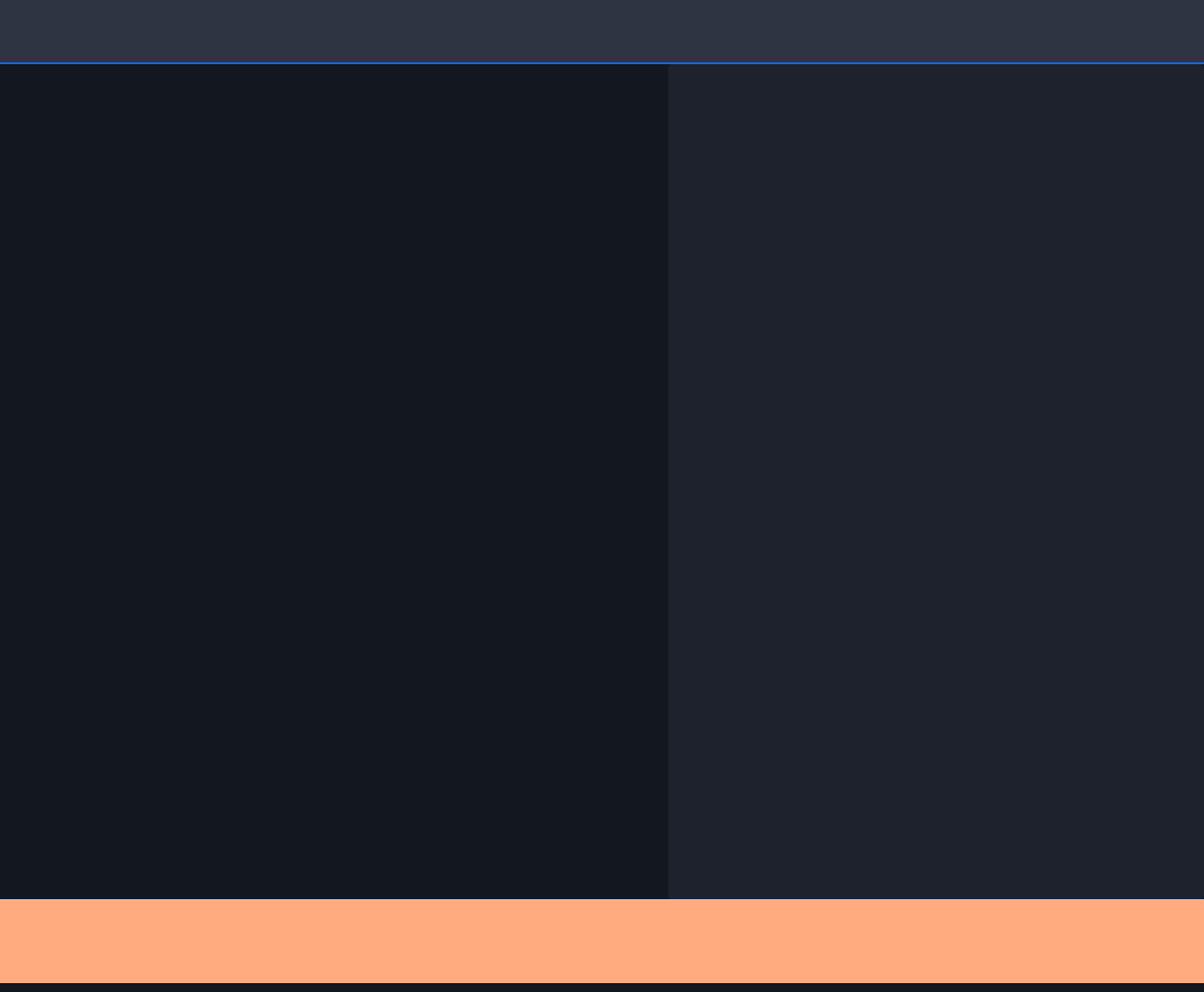
<?xml version="1.0" encoding="UTF-8"?>
<ui version="4.0">
 <class>MainWindow</class>
 <widget class="QMainWindow" name="MainWindow">
  <property name="geometry">
   <rect>
    <x>0</x>
    <y>0</y>
    <width>1218</width>
    <height>1004</height>
   </rect>
  </property>
  <property name="minimumSize">
   <size>
    <width>0</width>
    <height>0</height>
   </size>
  </property>
  <property name="maximumSize">
   <size>
    <width>16777215</width>
    <height>16777215</height>
   </size>
  </property>
  <property name="windowTitle">
   <string>MainWindow</string>
  </property>
  <property name="styleSheet">
   <string notr="true">#MainWindow,#centerwidget,#widget_main
{
background:#131720;
}
#stackedWidget_control_right
{
background: #1E222D;
border-radius: 4px;
}
#label_appName{
font-size: 22px;
font-family: Microsoft YaHei;
font-weight: bold;
color: #E0E0E1;
line-height: 45px;
}
#label_logo
{

}
#widget_topbar
{
background: #2F3443;
border-bottom:2px solid #1269D3;
}</string>
  </property>
  <widget class="QWidget" name="centralwidget">
   <property name="autoFillBackground">
    <bool>false</bool>
   </property>
   <property name="styleSheet">
    <string notr="true">#centralwidget
{
background: #131720;
}</string>
   </property>
   <layout class="QVBoxLayout" name="verticalLayout_2" stretch="0,10,1">
    <property name="spacing">
     <number>0</number>
    </property>
    <property name="leftMargin">
     <number>0</number>
    </property>
    <property name="topMargin">
     <number>0</number>
    </property>
    <property name="rightMargin">
     <number>0</number>
    </property>
    <property name="bottomMargin">
     <number>9</number>
    </property>
    <item>
     <widget class="QWidget" name="widget_topbar" native="true">
      <layout class="QHBoxLayout" name="horizontalLayout_2" stretch="1,1,1">
       <property name="spacing">
        <number>0</number>
       </property>
       <property name="leftMargin">
        <number>0</number>
       </property>
       <property name="topMargin">
        <number>0</number>
       </property>
       <property name="rightMargin">
        <number>0</number>
       </property>
       <property name="bottomMargin">
        <number>0</number>
       </property>
       <item>
        <widget class="QStackedWidget" name="stackedWidget_topbar">
         <property name="sizePolicy">
          <sizepolicy hsizetype="Preferred" vsizetype="Preferred">
           <horstretch>0</horstretch>
           <verstretch>0</verstretch>
          </sizepolicy>
         </property>
         <property name="minimumSize">
          <size>
           <width>0</width>
           <height>65</height>
          </size>
         </property>
         <property name="maximumSize">
          <size>
           <width>16777215</width>
           <height>65</height>
          </size>
         </property>
         <property name="styleSheet">
          <string notr="true"/>
         </property>
         <widget class="QWidget" name="stackedWidget_topPage1"/>
        </widget>
       </item>
       <item>
        <widget class="QWidget" name="widget" native="true">
         <property name="minimumSize">
          <size>
           <width>0</width>
           <height>30</height>
          </size>
         </property>
         <property name="maximumSize">
          <size>
           <width>16777215</width>
           <height>30</height>
          </size>
         </property>
         <property name="styleSheet">
          <string notr="true">QLabel{
color:white;
}</string>
         </property>
         <layout class="QHBoxLayout" name="horizontalLayout_3">
          <property name="spacing">
           <number>20</number>
          </property>
          <item>
           <spacer name="horizontalSpacer">
            <property name="orientation">
             <enum>Qt::Horizontal</enum>
            </property>
            <property name="sizeHint" stdset="0">
             <size>
              <width>161</width>
              <height>9</height>
             </size>
            </property>
           </spacer>
          </item>
          <item>
           <widget class="QLabel" name="label_patientInfo">
            <property name="text">
             <string/>
            </property>
            <property name="alignment">
             <set>Qt::AlignCenter</set>
            </property>
           </widget>
          </item>
          <item>
           <widget class="QLabel" name="label_time">
            <property name="text">
             <string/>
            </property>
            <property name="alignment">
             <set>Qt::AlignCenter</set>
            </property>
           </widget>
          </item>
          <item>
           <spacer name="horizontalSpacer_2">
            <property name="orientation">
             <enum>Qt::Horizontal</enum>
            </property>
            <property name="sizeHint" stdset="0">
             <size>
              <width>161</width>
              <height>9</height>
             </size>
            </property>
           </spacer>
          </item>
         </layout>
        </widget>
       </item>
       <item>
        <widget class="SystemToolBar" name="widget_2" native="true"/>
       </item>
      </layout>
     </widget>
    </item>
    <item>
     <widget class="QWidget" name="widget_main" native="true">
      <property name="maximumSize">
       <size>
        <width>16777215</width>
        <height>16777215</height>
       </size>
      </property>
      <property name="styleSheet">
       <string notr="true"/>
      </property>
      <layout class="QHBoxLayout" name="horizontalLayout" stretch="0,1,0">
       <property name="spacing">
        <number>14</number>
       </property>
       <property name="leftMargin">
        <number>0</number>
       </property>
       <property name="topMargin">
        <number>0</number>
       </property>
       <property name="rightMargin">
        <number>0</number>
       </property>
       <property name="bottomMargin">
        <number>0</number>
       </property>
       <item>
        <widget class="QStackedWidget" name="stackedWidget_control_left">
         <property name="minimumSize">
          <size>
           <width>64</width>
           <height>0</height>
          </size>
         </property>
         <property name="maximumSize">
          <size>
           <width>16777215</width>
           <height>16777215</height>
          </size>
         </property>
         <property name="styleSheet">
          <string notr="true"/>
         </property>
         <widget class="QWidget" name="page"/>
         <widget class="QWidget" name="page_2"/>
        </widget>
       </item>
       <item>
        <widget class="QStackedWidget" name="stackedWidget">
         <property name="sizePolicy">
          <sizepolicy hsizetype="Expanding" vsizetype="Preferred">
           <horstretch>0</horstretch>
           <verstretch>0</verstretch>
          </sizepolicy>
         </property>
         <property name="maximumSize">
          <size>
           <width>16777215</width>
           <height>16777215</height>
          </size>
         </property>
         <property name="styleSheet">
          <string notr="true"/>
         </property>
         <property name="currentIndex">
          <number>0</number>
         </property>
         <widget class="QWidget" name="page_5">
          <layout class="QVBoxLayout" name="verticalLayout_4">
           <property name="spacing">
            <number>1</number>
           </property>
           <property name="leftMargin">
            <number>1</number>
           </property>
           <property name="topMargin">
            <number>1</number>
           </property>
           <property name="rightMargin">
            <number>1</number>
           </property>
           <property name="bottomMargin">
            <number>1</number>
           </property>
          </layout>
         </widget>
         <widget class="QWidget" name="page_6"/>
        </widget>
       </item>
       <item>
        <widget class="QStackedWidget" name="stackedWidget_control_right">
         <property name="minimumSize">
          <size>
           <width>542</width>
           <height>0</height>
          </size>
         </property>
         <property name="maximumSize">
          <size>
           <width>542</width>
           <height>16777215</height>
          </size>
         </property>
         <property name="styleSheet">
          <string notr="true"/>
         </property>
         <property name="currentIndex">
          <number>-1</number>
         </property>
        </widget>
       </item>
      </layout>
     </widget>
    </item>
    <item>
     <widget class="QStackedWidget" name="stackedWidget_foot">
      <property name="minimumSize">
       <size>
        <width>0</width>
        <height>16</height>
       </size>
      </property>
      <property name="styleSheet">
       <string notr="true">background-color: rgb(255, 170, 127);</string>
      </property>
      <widget class="QWidget" name="stackedWidget_bottomPage1"/>
     </widget>
    </item>
   </layout>
  </widget>
 </widget>
 <customwidgets>
  <customwidget>
   <class>SystemToolBar</class>
   <extends>QWidget</extends>
   <header>systemtoolbar.h</header>
   <container>1</container>
  </customwidget>
 </customwidgets>
 <resources/>
 <connections/>
</ui>
